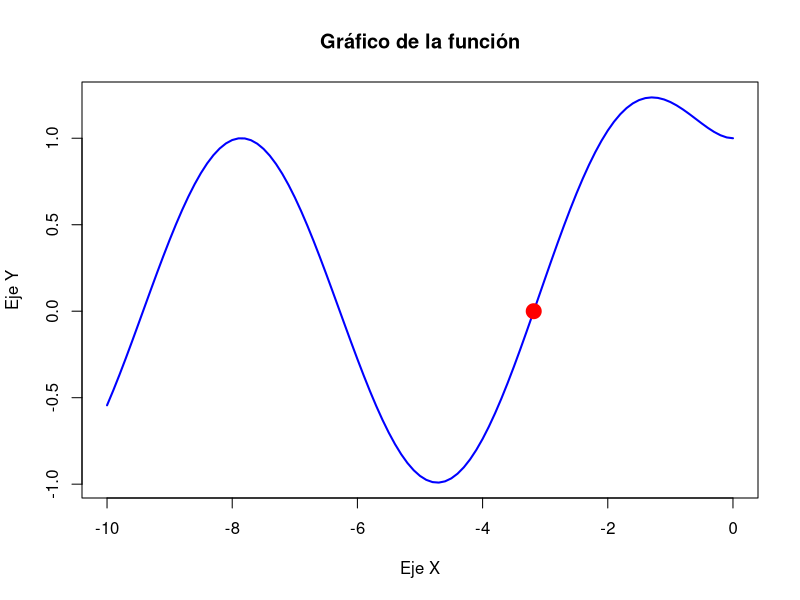
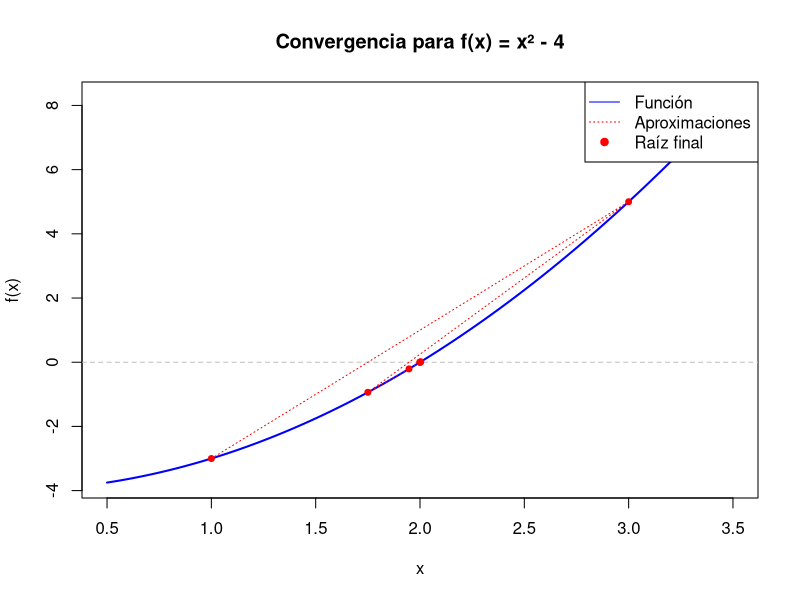
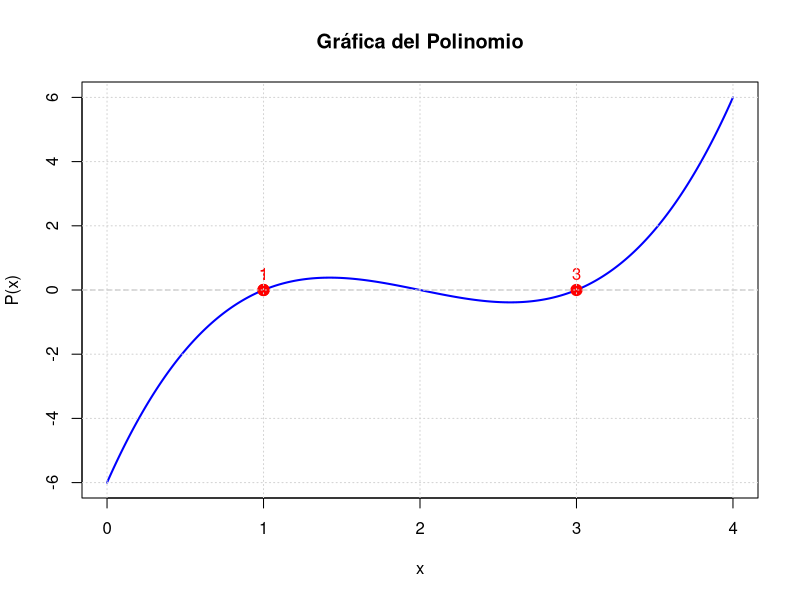

These figures' R source, in order:
## ---- chunk 1
# Teorema del valor intermedio (método de la bisección)

# Definimos una función
fun <- function(x) {
  funct<- exp(x) - sin(x)
  return(funct)
}


algoritm <- function(a, b, fun, error) {
  if (a>b){
    print("Los intervalos no están bien definidos")
  }
  else {
    curve(fun, from = a, to = b, col = "blue", lwd = 2,
          xlab = "Eje X", ylab = "Eje Y", main = "Gráfico de la función")
  while (fun(a) * fun(b) < 0) {
    len <- b-a
    c<- b-len/2
    if(abs(fun(c))<error){
      break
    }
    else if(fun(a) * fun(c) < 0) {
      b <- c
    } else if (fun(b) * fun(c) <0) {
      a <- c
    }}
    points(c, fun(c), col = "red", pch = 19, cex = 2) # Punto rojo, tamaño 2
  }
  return(c)
}
 
algoritm(-10,0, fun,  10**(-5))  
## ---- chunk 2
ffun <- function(x) {
  funct<- abs(x)-cos(x)
  return(funct)
}

algoritm(2, 1, ffun, 10**(-5))
## ---- chunk 3
metodo_secante <- function(f, x0, x1, tol = 1e-8, max_iter = 100) {
  # Verificar que los puntos iniciales son diferentes
  if (x0 == x1) {
    stop("Los puntos iniciales x0 y x1 deben ser diferentes.")
  }
  
  iter <- 0
  x_actual <- x1
  x_anterior <- x0
  
  # Vector para almacenar las aproximaciones en cada iteración
  aproximaciones <- numeric(max_iter + 2)
  aproximaciones[1] <- x0
  aproximaciones[2] <- x1
  
  while (iter < max_iter) {
    # Calcular f(x) en los puntos actual y anterior
    f_actual <- f(x_actual)
    f_anterior <- f(x_anterior)
    
    # Verificar división por cero
    if (f_actual - f_anterior == 0) {
      warning("División por cero. El método puede no converger.")
      break
    }
    
    # Fórmula del método de la secante
    x_nuevo <- x_actual - f_actual * (x_actual - x_anterior) / (f_actual - f_anterior)
    
    # Almacenar la nueva aproximación
    aproximaciones[iter + 3] <- x_nuevo
    
    # Verificar convergencia
    if (abs(x_nuevo - x_actual) < tol) {
      break
    }
    
    # Actualizar los puntos para la siguiente iteración
    x_anterior <- x_actual
    x_actual <- x_nuevo
    iter <- iter + 1
  }
  
  # Preparar resultados
  resultados <- list(
    raiz = x_actual,
    iteraciones = iter + 1,
    error_est = abs(x_actual - x_anterior),
    historial = aproximaciones[1:(iter + 2)],
    f_raiz = f(x_actual)
  )
  
  return(resultados)
}

# Ejemplo de uso 1: Función cuadrática
f1 <- function(x) {
  x^2 - 4
}

# Ejemplo de uso 2: Función trigonométrica
f2 <- function(x) {
  cos(x) - x
}

# Ejemplo de uso 3: Función exponencial
f3 <- function(x) {
  exp(x) - 3*x
}

# Probar con la primera función
cat("Método de la Secante\n")
cat("Función: f(x) = x^2 - 4\n")
resultado1 <- metodo_secante(f1, 1, 3)
print(paste("Raíz aproximada:", resultado1$raiz))
print(paste("Iteraciones:", resultado1$iteraciones))
print(paste("Error estimado:", resultado1$error_est))
print(paste("f(raíz) =", resultado1$f_raiz))

# Probar con la segunda función
cat("\nFunción: f(x) = cos(x) - x\n")
resultado2 <- metodo_secante(f2, 0, 1)
print(paste("Raíz aproximada:", resultado2$raiz))
print(paste("Iteraciones:", resultado2$iteraciones))
print(paste("Error estimado:", resultado2$error_est))
print(paste("f(raíz) =", resultado2$f_raiz))

# Función para visualizar la convergencia
visualizar_convergencia <- function(resultado, funcion, titulo = "Convergencia del Método de la Secante") {
  x_vals <- seq(min(resultado$historial) - 0.5, max(resultado$historial) + 0.5, length.out = 100)
  y_vals <- funcion(x_vals)
  
  plot(x_vals, y_vals, type = "l", main = titulo, 
       xlab = "x", ylab = "f(x)", col = "blue", lwd = 2)
  abline(h = 0, col = "gray", lty = 2)
  points(resultado$historial, funcion(resultado$historial), 
         col = "red", pch = 19, cex = 0.8)
  lines(resultado$historial, funcion(resultado$historial), 
        col = "red", lty = 3)
  legend("topright", 
         legend = c("Función", "Aproximaciones", "Raíz final"),
         col = c("blue", "red", "red"),
         lty = c(1, 3, NA), pch = c(NA, NA, 19))
}

# Visualizar la convergencia para el primer ejemplo
visualizar_convergencia(resultado1, f1, "Convergencia para f(x) = x² - 4")

## ---- chunk 4
# Definimos la función y su derivada (hagamos por ejemplo para f(x) = x^2 - 10)
f <- function(x) {
  x^2 - 10
}

f_derivada <- function(x) {
  2*x
}

# Implementemos el método de Newton
metodo_new <- function(f, f_derivada, x0, tole = 1e-6, max_iter = 100) {
  x <- x0
  for (i in 1:max_iter) {
    # Calculemos el siguiente valor de x en la iteración
    x_new <- x - f(x) / f_derivada(x)

    # Comprobemos la condición de convergencia
    if (abs(x_new - x) < tole) {
      return(x_new) # Devolvamos la raíz encontrada
    }
    x <- x_new
  }
  warning("El método no convergió después de ", max_iter, " iteraciones.")
  return(x) # Devolvamos la última aproximación obtenida si no converge
}

# Aplicación al ejemplo
valor_inicial <- 1.0
raiz <- metodo_new(f, f_derivada, valor_inicial)
print(paste("La raíz aproximada es:", raiz))

## ---- chunk 5
m=4 #grado del polinomio
x0=2 # valor donde queremos evaluar.
A=c(20,51,14,-15,2)#Coeficientes del polinomio en orden creciente
# iniciando con el término independiente.
p=A
if (length(A)!=m+1){"ERROR, el vector de coeficientes no coincide
con el grado del polinomio"} else
for (n in 1:(m+1)){ p[n] = (A[n])*(x0^(n-1))
}
sum(p) #resultado de la evaluación.
#Con estos valores verificamos que el algoritmo anterior sea el correcto!
#p
B=c(2^0,2^1,2^2,2^3,2^4)
sum(A*B)
## ---- chunk 6
m=4 #grado del polinomio
x0=1 # valor donde queremos evaluar.
A=c(20,51,14,-15,2) #Coeficientes del polinomio en orden creciente iniciando con el término independiente.
Q=c(0,0,0,0,0)
if (length(A)!=m+1){"ERROR, el vector de coeficientes no coincide
con el grado del polinomio"} else
Q[m+1]=A[m+1]
for (n in 1:(m)){
Q[m+1-n] = A[m+1-n]+Q[m+2-n]*x0
}
Q[1] #resultado de la evaluación.
## ---- chunk 7
metodo_horner <- function(coeficientes, x) {
  # Método de Horner para evaluar un polinomio y realizar división sintética
  # coeficientes: vector de coeficientes del polinomio en orden descendente
  # x: valor en el que se evalúa el polinomio
  
  n <- length(coeficientes)
  
  # Inicializar el resultado y el vector para los coeficientes del cociente
  resultado <- coeficientes[1]
  cociente <- numeric(n)
  cociente[1] <- coeficientes[1]
  
  # Aplicar el esquema de Horner
  for (i in 2:n) {
    resultado <- resultado * x + coeficientes[i]
    if (i < n) {
      cociente[i] <- resultado
    }
  }
  
  # El último elemento del cociente es el residuo
  residuo <- resultado
  
  # Preparar resultados
  list(
    valor_polinomio = resultado,
    cociente = cociente[1:(n-1)],
    residuo = residuo
  )
}

# Función para evaluar múltiples puntos usando Horner
horner_multiple <- function(coeficientes, valores_x) {
  resultados <- sapply(valores_x, function(x) {
    metodo_horner(coeficientes, x)$valor_polinomio
  })
  return(resultados)
}

# Función para encontrar una raíz usando el método de Newton-Horner
newton_horner <- function(coeficientes, x0, tol = 1e-8, max_iter = 100) {
  # Encontrar una raíz usando el método de Newton con evaluación eficiente mediante Horner
  
  iter <- 0
  x_actual <- x0
  
  while (iter < max_iter) {
    # Evaluar P(x) y P'(x) usando Horner
    eval_p <- metodo_horner(coeficientes, x_actual)
    valor_p <- eval_p$valor_polinomio
    
    # Para P'(x), usamos el cociente de la primera división
    eval_derivada <- metodo_horner(eval_p$cociente, x_actual)
    valor_derivada <- eval_derivada$valor_polinomio
    
    if (abs(valor_derivada) < tol) {
      warning("Derivada cercana a cero. El método puede no converger.")
      break
    }
    
    # Método de Newton: x_nuevo = x_actual - P(x)/P'(x)
    x_nuevo <- x_actual - valor_p / valor_derivada
    
    if (abs(x_nuevo - x_actual) < tol) {
      break
    }
    
    x_actual <- x_nuevo
    iter <- iter + 1
  }
  
  list(
    raiz = x_actual,
    iteraciones = iter,
    valor_polinomio = metodo_horner(coeficientes, x_actual)$valor_polinomio
  )
}

# Función para deflacionar un polinomio (eliminar un factor lineal conocido)
deflacion_polinomio <- function(coeficientes, raiz) {
  # Realizar división sintética para eliminar el factor (x - raiz)
  resultado <- metodo_horner(coeficientes, raiz)
  return(resultado$cociente)
}

# EJEMPLOS DE USO

# Ejemplo 1: Evaluar un polinomio en un punto
cat("=== EJEMPLO 1: Evaluación de polinomio ===\n")
# Polinomio: 2x^3 - 4x^2 + 3x - 5
coef1 <- c(2, -4, 3, -5)
x_eval <- 2
resultado1 <- metodo_horner(coef1, x_eval)
cat("Polinomio: 2x³ - 4x² + 3x - 5\n")
cat("Evaluado en x =", x_eval, ":", resultado1$valor_polinomio, "\n")
cat("Cociente (división por x-2):", resultado1$cociente, "\n")
cat("Residuo:", resultado1$residuo, "\n\n")

# Ejemplo 2: Evaluar en múltiples puntos
cat("=== EJEMPLO 2: Evaluación en múltiples puntos ===\n")
valores <- c(-1, 0, 1, 2, 3)
resultados <- horner_multiple(coef1, valores)
cat("P(x) evaluado en", valores, ":\n")
cat(resultados, "\n\n")

# Ejemplo 3: Encontrar raíces con Newton-Horner
cat("=== EJEMPLO 3: Búsqueda de raíces con Newton-Horner ===\n")
# Polinomio: x^3 - 6x^2 + 11x - 6 = (x-1)(x-2)(x-3)
coef2 <- c(1, -6, 11, -6)
raiz1 <- newton_horner(coef2, 0.5)
raiz2 <- newton_horner(coef2, 1.5)
raiz3 <- newton_horner(coef2, 2.5)

cat("Raíz 1:", raiz1$raiz, "(iteraciones:", raiz1$iteraciones, ")\n")
cat("Raíz 2:", raiz2$raiz, "(iteraciones:", raiz2$iteraciones, ")\n")
cat("Raíz 3:", raiz3$raiz, "(iteraciones:", raiz3$iteraciones, ")\n\n")

# Ejemplo 4: Deflación de polinomio
cat("=== EJEMPLO 4: Deflación de polinomio ===\n")
# Después de encontrar una raíz, deflacionamos el polinomio
cat("Polinomio original:", coef2, "\n")
coef_deflacionado <- deflacion_polinomio(coef2, raiz1$raiz)
cat("Después de eliminar el factor (x -", raiz1$raiz, "):", coef_deflacionado, "\n")

# Verificar que el polinomio deflacionado tiene grado menor
cat("El polinomio deflacionado representa:", 
    paste(coef_deflacionado, "x^", (length(coef_deflacionado)-1):0, sep = "", collapse = " + "), "\n\n")

# Función para graficar el polinomio y sus raíces
graficar_polinomio <- function(coeficientes, x_min, x_max, raices = NULL) {
  x_vals <- seq(x_min, x_max, length.out = 1000)
  y_vals <- horner_multiple(coeficientes, x_vals)
  
  plot(x_vals, y_vals, type = "l", col = "blue", lwd = 2,
       main = "Gráfica del Polinomio",
       xlab = "x", ylab = "P(x)")
  abline(h = 0, col = "gray", lty = 2)
  
  if (!is.null(raices)) {
    points(raices, rep(0, length(raices)), 
           col = "red", pch = 19, cex = 1.5)
    text(raices, 0, labels = round(raices, 3), 
         pos = 3, col = "red")
  }
  
  grid()
}

# Graficar el polinomio del ejemplo 3 con sus raíces
graficar_polinomio(coef2, 0, 4, c(raiz1$raiz, raiz2$raiz, raiz3$raiz))
